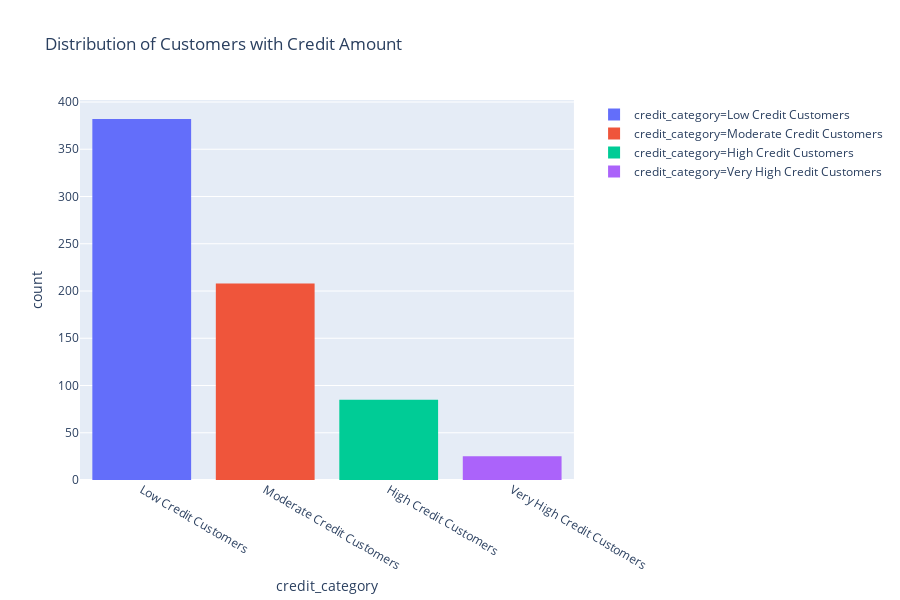

Here is the notebook cell this chart was saved with:
### Markdown cell above
# ANALYZING CLUSTERING RESULTS

### Code cell
fig = px.histogram(X, title='Distribution of Customers with Credit Amount', x="credit_category", color="credit_category")
fig.show()

### Figure 1 — Plotly figure (JSON) as saved in the notebook; plotly's stock layout.template omitted (floating-point values rounded to 4 significant figures; data arrays with more than 128 entries replaced by an {"elided": "..."} marker saying what was removed)
{"data": [{"alignmentgroup": "True", "bingroup": "x", "hoverlabel": {"namelength": 0}, "hovertemplate": "credit_category=%{x}<br>count=%{y}", "legendgroup": "credit_category=Low Credit Customers", "marker": {"color": "#636efa"}, "name": "credit_category=Low Credit Customers", "offsetgroup": "credit_category=Low Credit Customers", "orientation": "v", "showlegend": true, "type": "histogram", "x": {"elided": "382 str values"}, "xaxis": "x", "yaxis": "y"}, {"alignmentgroup": "True", "bingroup": "x", "hoverlabel": {"namelength": 0}, "hovertemplate": "credit_category=%{x}<br>count=%{y}", "legendgroup": "credit_category=Moderate Credit Customers", "marker": {"color": "#EF553B"}, "name": "credit_category=Moderate Credit Customers", "offsetgroup": "credit_category=Moderate Credit Customers", "orientation": "v", "showlegend": true, "type": "histogram", "x": {"elided": "208 str values"}, "xaxis": "x", "yaxis": "y"}, {"alignmentgroup": "True", "bingroup": "x", "hoverlabel": {"namelength": 0}, "hovertemplate": "credit_category=%{x}<br>count=%{y}", "legendgroup": "credit_category=High Credit Customers", "marker": {"color": "#00cc96"}, "name": "credit_category=High Credit Customers", "offsetgroup": "credit_category=High Credit Customers", "orientation": "v", "showlegend": true, "type": "histogram", "x": ["High Credit Customers", "High Credit Customers", "High Credit Customers", "High Credit Customers", "High Credit Customers", "High Credit Customers", "High Credit Customers", "High Credit Customers", "High Credit Customers", "High Credit Customers", "High Credit Customers", "High Credit Customers", "High Credit Customers", "High Credit Customers", "High Credit Customers", "High Credit Customers", "High Credit Customers", "High Credit Customers", "High Credit Customers", "High Credit Customers", "High Credit Customers", "High Credit Customers", "High Credit Customers", "High Credit Customers", "High Credit Customers", "High Credit Customers", "High Credit Customers", "High Credit Customers", "High Credit Customers", "High Credit Customers", "High Credit Customers", "High Credit Customers", "High Credit Customers", "High Credit Customers", "High Credit Customers", "High Credit Customers", "High Credit Customers", "High Credit Customers", "High Credit Customers", "High Credit Customers", "High Credit Customers", "High Credit Customers", "High Credit Customers", "High Credit Customers", "High Credit Customers", "High Credit Customers", "High Credit Customers", "High Credit Customers", "High Credit Customers", "High Credit Customers", "High Credit Customers", "High Credit Customers", "High Credit Customers", "High Credit Customers", "High Credit Customers", "High Credit Customers", "High Credit Customers", "High Credit Customers", "High Credit Customers", "High Credit Customers", "High Credit Customers", "High Credit Customers", "High Credit Customers", "High Credit Customers", "High Credit Customers", "High Credit Customers", "High Credit Customers", "High Credit Customers", "High Credit Customers", "High Credit Customers", "High Credit Customers", "High Credit Customers", "High Credit Customers", "High Credit Customers", "High Credit Customers", "High Credit Customers", "High Credit Customers", "High Credit Customers", "High Credit Customers", "High Credit Customers", "High Credit Customers", "High Credit Customers", "High Credit Customers", "High Credit Customers", "High Credit Customers"], "xaxis": "x", "yaxis": "y"}, {"alignmentgroup": "True", "bingroup": "x", "hoverlabel": {"namelength": 0}, "hovertemplate": "credit_category=%{x}<br>count=%{y}", "legendgroup": "credit_category=Very High Credit Customers", "marker": {"color": "#ab63fa"}, "name": "credit_category=Very High Credit Customers", "offsetgroup": "credit_category=Very High Credit Customers", "orientation": "v", "showlegend": true, "type": "histogram", "x": ["Very High Credit Customers", "Very High Credit Customers", "Very High Credit Customers", "Very High Credit Customers", "Very High Credit Customers", "Very High Credit Customers", "Very High Credit Customers", "Very High Credit Customers", "Very High Credit Customers", "Very High Credit Customers", "Very High Credit Customers", "Very High Credit Customers", "Very High Credit Customers", "Very High Credit Customers", "Very High Credit Customers", "Very High Credit Customers", "Very High Credit Customers", "Very High Credit Customers", "Very High Credit Customers", "Very High Credit Customers", "Very High Credit Customers", "Very High Credit Customers", "Very High Credit Customers", "Very High Credit Customers", "Very High Credit Customers"], "xaxis": "x", "yaxis": "y"}], "layout": {"barmode": "relative", "height": 600, "legend": {"tracegroupgap": 0}, "title": {"text": "Distribution of Customers with Credit Amount"}, "xaxis": {"anchor": "y", "categoryarray": ["Low Credit Customers", "Moderate Credit Customers", "High Credit Customers", "Very High Credit Customers"], "categoryorder": "array", "domain": [0, 0.98], "title": {"text": "credit_category"}}, "yaxis": {"anchor": "x", "domain": [0, 1], "title": {"text": "count"}}}}
